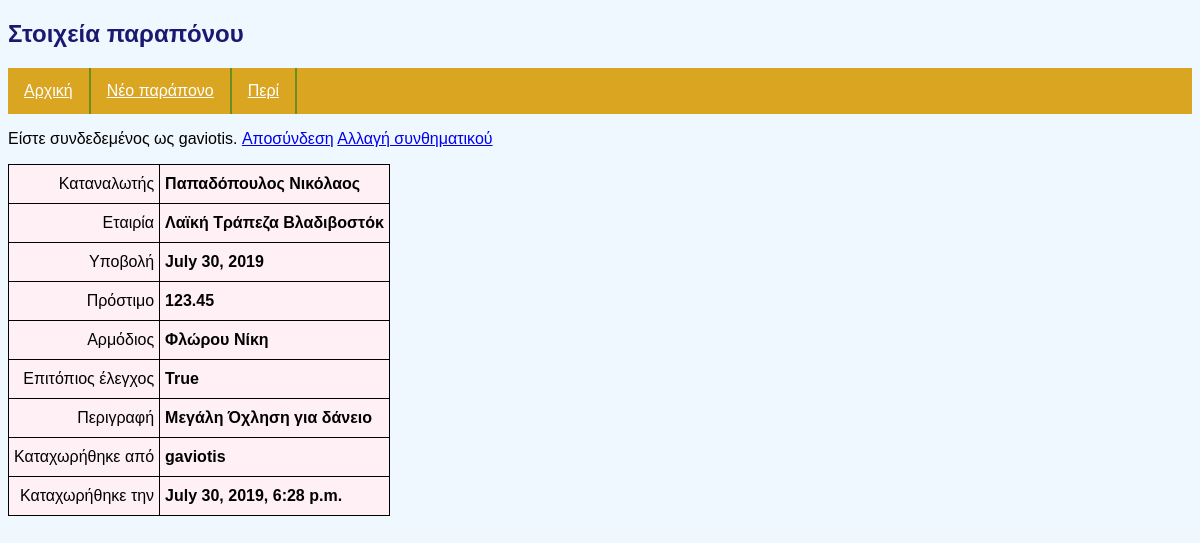
Screenshot of /ena_par/1/ (signed in) with the database file from the repository.
### dbapp/models.py (models this page shows, shortened)
class Parapono(models.Model):
    katanalotis = models.CharField(max_length=40, verbose_name='Καταναλωτής')
    etairia = models.CharField(max_length=60, verbose_name='Εταιρία')
    ypovoli = models.DateField(
        default=datetime.date.today, verbose_name='Ημ/νία υποβολής')
    prostimo = models.DecimalField(decimal_places=2, max_digits=10, null=True, blank=True,
                                   verbose_name='Επιβληθέν πρόστιμο')  # νέα διόρθωση
    armodios = models.CharField(
        max_length=20, default='Φλώρου Νίκη', verbose_name='Αρμόδιος')
    eisagogi = models.DateTimeField(auto_now_add=True)
    epitopios = models.BooleanField(verbose_name='Επιτόπιος έλεγχος')
    perigrafi = models.TextField(
        null=True, blank=True, verbose_name='Περιγραφή')  # νέα προσθήκη
    xristis = models.ForeignKey('auth.User', default=1, on_delete=models.CASCADE,
                                verbose_name='Χρήστης')  # νέα προσθήκη

### dbapp/views.py (the view)
# urls.py: path('ena_par/<int:pk>/', login_required(EnaParapono.as_view()), name = 'ena_parSelida'),
class EnaParapono(DetailView):
    model = Parapono
    template_name = 'ena_par.html'
    context_object_name = 'ena_parapono'

### dbapp/templates/ena_par.html (shortened to what this page needs)
{% extends 'base.html' %}
{% block myHeader %}
Στοιχεία παραπόνου
{% endblock myHeader %}
{% block myArticle %}
<table class="tg">
    <tr>
        <td class="c1">Καταναλωτής </td>
        <td>{{ ena_parapono.katanalotis }} </td>
    </tr>
    <tr>
        <td class="c1">Εταιρία </td>
        <td>{{ ena_parapono.etairia }} </td>
    </tr>
    <tr>
        <td class="c1">Υποβολή </td>
        <td>{{ ena_parapono.ypovoli }} </td>
    </tr>
    <tr>
        <td class="c1">Πρόστιμο </td>
        <td>{{ ena_parapono.prostimo }} </td>
    </tr>
    <tr>
        <td class="c1">Αρμόδιος </td>
        <td>{{ ena_parapono.armodios }} </td>
    </tr>
    <tr>
        <td class="c1">Επιτόπιος έλεγχος</td>
        <td>{{ ena_parapono.epitopios }}</td>
    </tr>
    <tr>
        <td class="c1">Περιγραφή </td>
        <td>{{ ena_parapono.perigrafi }} </td>
    </tr>
    <tr>
        <td class="c1">Καταχωρήθηκε από </td>
        <td>{{ ena_parapono.xristis }} </td>
    </tr>
    <tr>
        <td class="c1">Καταχωρήθηκε την </td>
        <td>{{ ena_parapono.eisagogi }} </td>
    </tr>
</table>
{% endblock myArticle %}

### dbapp/templates/base.html (shortened to what this page needs)
{% load static %}
<!DOCTYPE html>
<html>
<head>
    <link href="{% static 'base.css' %}" rel="stylesheet">
</head>
<body>
    <header>
        <h2>
            {% block myHeader %}{% endblock myHeader %}
        </h2>
    </header>
    <nav>
        <a href="{% url 'arxikiSelida' %}">Αρχική</a>
        <a href="{% url 'neo_parSelida' %}">Νέο παράπονο</a>
        <a href="{% url 'periSelida' %}">Περί</a>
    </nav>
    {% if user.is_authenticated %}
        <p>Είστε συνδεδεμένος ως {{ user.username }}.
           <a href="{% url 'logout' %}">Αποσύνδεση</a>
           <a href="{% url 'password_change' %}">Αλλαγή συνθηματικού</a>
        </p>
    {% else %}
        <p>Δεν έχετε συνδεθεί.
          <a href="{% url 'login' %}">Σύνδεση χρήστη</a></p>
    {% endif %}
    <article>
        {% block myArticle %}
        {% endblock myArticle %}
    </article>
</body>
</html>

### static/base.css (style rules this page uses)
body { background-color: aliceblue; }
header h2 { color: midnightblue; }
nav { list-style-type: none; overflow: hidden; background-color: goldenrod; }
nav a { float: left; border-right: 2px solid olivedrab; display: block; color: white; text-align: center; padding: 14px 16px; }
body { font-family: Sans-serif; }
.tg { background-color: lavenderblush; border-collapse: collapse; font-weight: bold; }
.tg td { padding: 10px 5px; border-style: solid; border-width: 1px; }
.tg .c1 { text-align: right; font-weight: normal; }

### rows the page displays
Parapono: katanalotis "Παπαδόπουλος Νικόλαος", etairia "Λαϊκή Τράπεζα Βλαδιβοστόκ", ypovoli "July 30, 2019", prostimo "123.45", armodios "Φλώρου Νίκη", epitopios "True", perigrafi "Μεγάλη Όχληση για δάνειο", xristis "gaviotis", eisagogi "July 30, 2019, 6:28 p.m."

### other values shown
{{ user.username }} "gaviotis"
